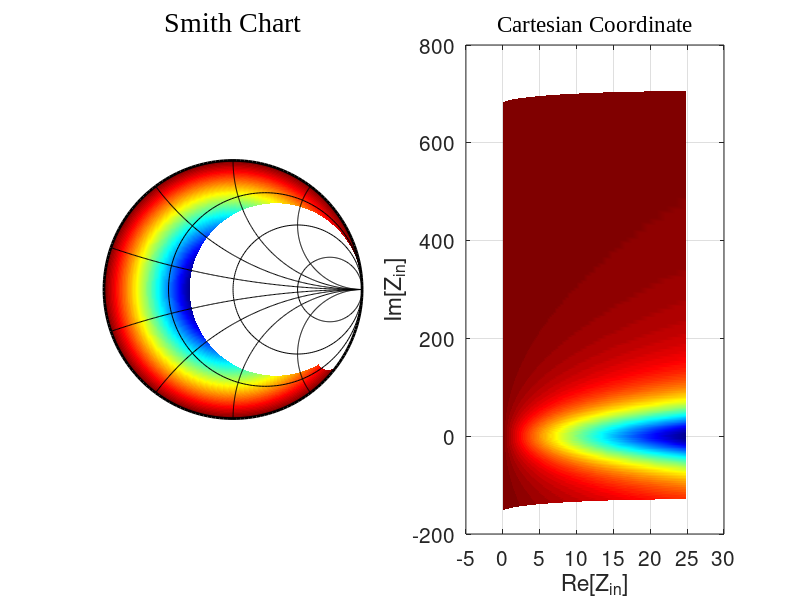

MATLAB code for this plot:
function Impedace_Matching_Area_for_Gama
%% =======针对特定匹配网络，利用匹配网络反变换，确定特定特征阻抗的可匹配阻抗范围，并显示在Smith圆图中=========
w = 2*pi*6.78e6 ;
L = 4.7e-6 ;
C1 = linspace(26.65e-12,508.6e-12,1000) ;
C2 = linspace(0.472e-9,28e-9,1000) ;
[C1 , C2] = meshgrid(C1 , C2) ;
%% ====== 从负载端看过去=========
Zin= 50 ; % 电源内阻
Z2_1 = 1./(1./(Zin)+1i.*w.*C2) ;
Z2_2 = Z2_1 + 1./(1i.*w.*C1)+1i*w*L  ;
S11_2 = (Z2_2 - 50)./(Z2_2 + 50) ;

h = figure(2);
set(h,'Color','white') ;
h = subplot(1,2,1) ;
set(h,'Color','white') ;

% inspect(h)

hold on

pcolor1 = pcolor(real(S11_2),-imag(S11_2),abs(S11_2)) ; % pcolor不能在函数中直接更改属性，只能获取句柄后，用set更改
set(pcolor1,'LineStyle','none','Facecolor','interp') ;
colormap jet ;% 更改colormap颜色
title('Smith Chart','FontSize',20,'FontWeight','normal','FontName','Times New Roman') ;
axis equal;
axis off
%% =======Smithchart============
t = linspace(0, 2*pi, 200);
x = cos(t);
y = sin(t);
plot(x, y,'k','linewidth', 2);
% Draw circles along horizontal axis
k = [.25 .5 .75]; % 等电阻圆 平移K长度，半径为(1-K)
for i = 1 : length(k) % length(K)=3
    x(i,:) = k(i) + (1 - k(i)) * cos(t);
    y(i,:) = (1 - k(i)) * sin(t);
    plot(x(i,:), y(i,:), 'k') % k 表示黑色
end 
% Draw partial circles along vertical axis
k = [.5 1 2 6]; % 等电抗圆的半径、纵轴偏移量
kt = [2.5 pi 3.785 4.383]; % 等电抗圆和等电阻圆交点的弧度，实轴正方向弧度为0 , 大短小长
%kt = 1.69*k.^(0.285)+1.448 ;
for i = 1 : length(kt)
    t = linspace(kt(i), 1.5*pi, 200);
    a(i,:) = 1 + k(i) * cos(t);
    b(i,:) = k(i) + k(i) * sin(t);
    plot(a(i,:), b(i,:),'k',a(i,:), -b(i,:),'k' ) % k : 表示 黑色 虚线
end
%% ====== 直角坐标=========
Zin= 50 ; % 电源内阻
Z2_1 = 1./(1./(Zin)+1i.*w.*C2) ;
Z2_2 = Z2_1 + 1./(1i.*w.*C1)+1i*w*L  ;

subplot(1,2,2)
axis equal;
% 先画图再设置坐标
pcolor1 = pcolor(real(Z2_2),-imag(Z2_2),abs(S11_2)) ; % pcolor不能在函数中直接更改属性，只能获取句柄后，用set更改
set(pcolor1,'LineStyle','none','Facecolor','interp') ;
colormap jet ;% 更改colormap颜色
title('Cartesian Coordinate','FontSize',30,'FontWeight','normal','FontName','Times New Roman') ;
set(gca,'FontSize',15)
 grid on
 
xlabel('Re[Z_{in}]')
ylabel('Im[Z_{in}]')
axis([-5 30 -200 800])

